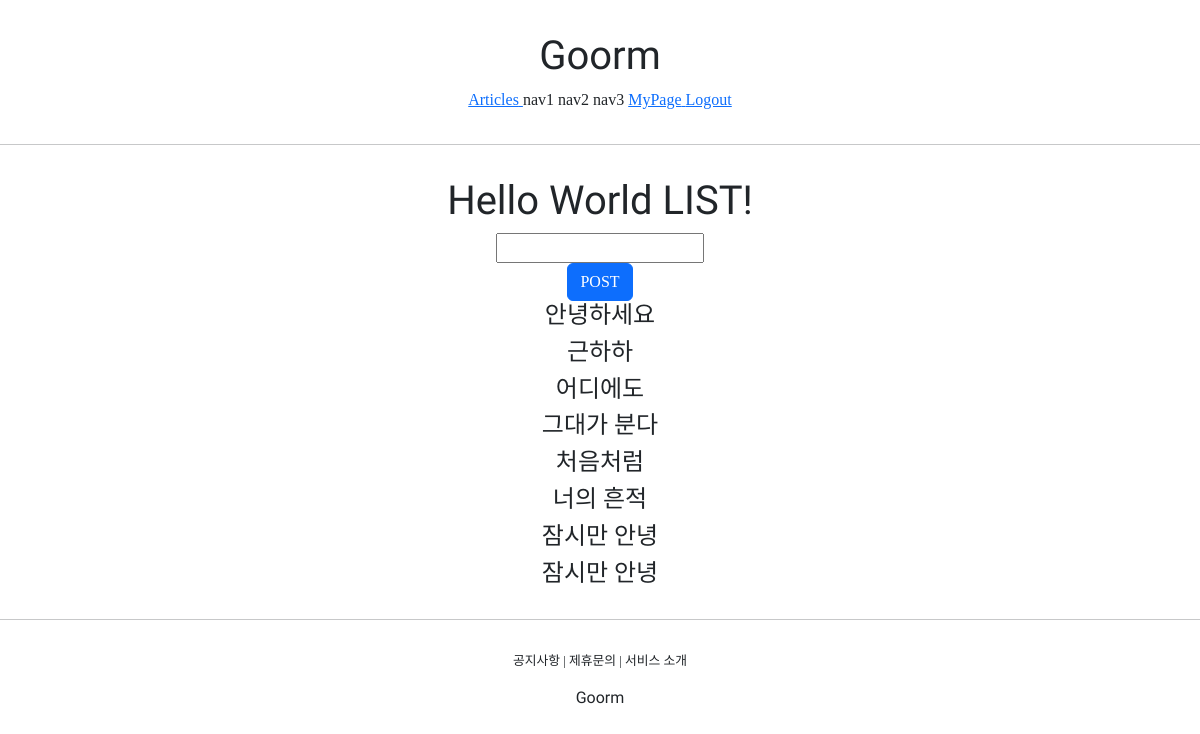
Page /accounts/hello_world/ (signed in) on the committed database.
### accountapp/models.py (models this page shows)
class HelloWorld(models.Model):
    text = models.CharField(max_length=255, null=False)

### accountapp/views.py (the view)
# urls.py: path('hello_world/', hello_world, name='hello_world'),
@login_required
def hello_world(request):
    if request.method == "POST":
        temp = request.POST.get('hello_world_input')
        new_hello_world = HelloWorld()
        new_hello_world.text = temp
        new_hello_world.save()
        return HttpResponseRedirect(reverse('accountapp:hello_world'))
    else:
        hello_world_list = HelloWorld.objects.all()
        return render(request, 'accountapp/hello_world.html', context={'hello_world_list': hello_world_list})

### accountapp/templates/accountapp/hello_world.html (shortened to what this page needs)
{% extends 'base.html' %}
{% block content %}
    <div style="border-radius: 1rem; margin: 2rem; text-align: center;">
        <h1 style="font-family: 'lobster', cursive">
            Hello World LIST!
        </h1>
        <form action="/account/hello_world/" method="post">
            <div>
                <input type="text" name="hello_world_input">
            </div>
            <input type="submit" class="btn btn-primary" value="POST">
        </form>
        {% if hello_world_list %}
            {% for hello_world in hello_world_list %}
            <h4>
                {{ hello_world.text }}
            </h4>
            {% endfor %}
        {% endif %}
    </div>
{% endblock %}

### rows in the picture
HelloWorld: text "안녕하세요"
HelloWorld: text "근하하"
HelloWorld: text "어디에도"
HelloWorld: text "그대가 분다"
HelloWorld: text "처음처럼"
HelloWorld: text "너의 흔적"
HelloWorld: text "잠시만 안녕"
HelloWorld: text "잠시만 안녕"
